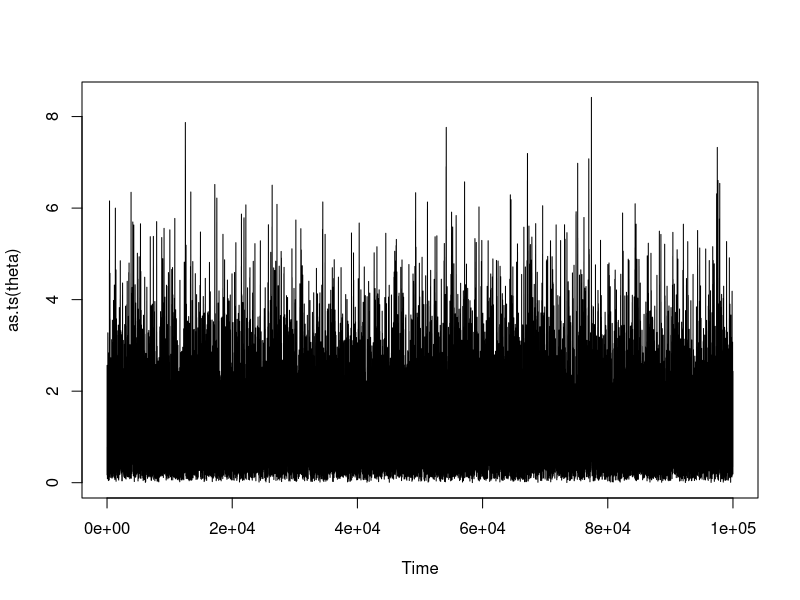
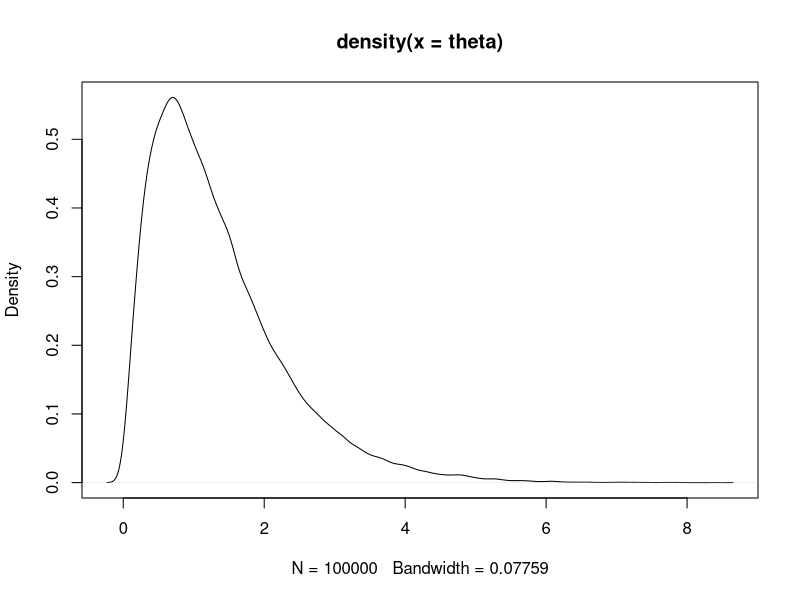

Recreate these plots in R, in order.
metropolis = function(B = 10^5)
{
  theta = rep(NA, B)
  theta[1] = rgamma(1, 1, 1) #abs(rnorm(1, 0, 1)) ?
  g = function(theta) dgamma(theta,1,1) * dexp(0.5, theta)
  for(ii in 2:B)
  {
    # Pensar se existe uma proposta melhor do que somar rnorm
    theta_prop = theta[ii-1] + rnorm(1, 0, 1)
    L = ifelse(theta_prop > 0, 
               g(theta_prop)/g(theta[ii-1]), 0)
    theta[ii] = theta_prop
    if(runif(1, 0, 1) > L) theta[ii] = theta[ii-1]
  }
  theta
}

theta = metropolis()

mean(theta)
mean(theta^2) - mean(theta)^2

plot(as.ts(theta))
plot(density(theta))

#Variancia e media muito altas.